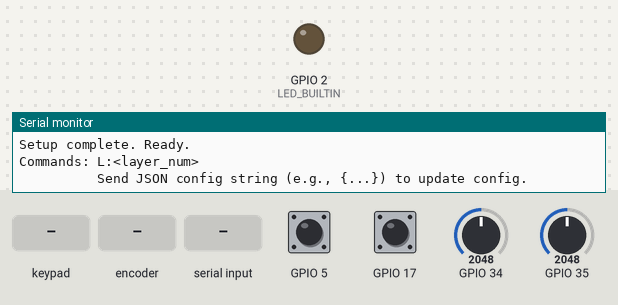
Recording of a program running on a simulated ESP32. On the bench: output pins drawn as LEDs (lit = HIGH), the last lines printed to the serial monitor. Wiring (inferred from the names in the program): 4×3 keypad with keys 1 2 3 4 5 6 7 8 9 * 0 # (labels assumed): rows GPIO 33, GPIO 32, GPIO 15, GPIO 4; columns GPIO 14, GPIO 13, GPIO 12. Dashed ring = blinking. The inputs (shaded band) are chosen by the test bench; at power-on: GPIO 34 = 2048, GPIO 5 HIGH, GPIO 17 HIGH, GPIO 35 = 2048. Storage starts empty; pins used as bus, display or sensor lines are not drawn.

Above: at 1.2 s.
1.3 s: keypad keys 1 3 1 2 1 4 pressed 0.4 s apart
At 1.42 s:
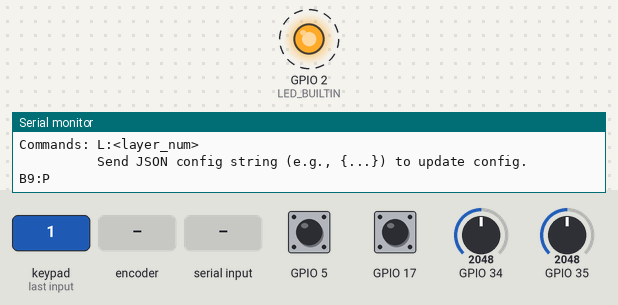
5.2 s: GPIO 34 set to 2866
6.7 s: rotary encoder on GPIO 17 / GPIO 5 turned 1 step (first pin leading)
8.4 s: "{\n" received over Serial
9.9 s: "30,150\n" received over Serial
11.4 s: "L:\n" received over Serial
Timing chart, 0 to 13.9 s (numbered marks = the images above; inputs shaded):
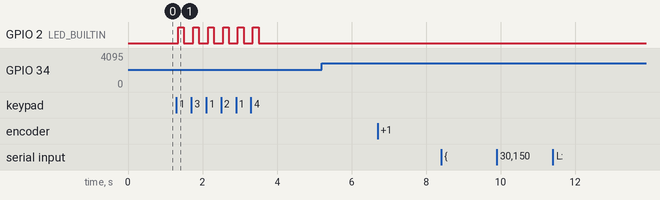

The program:

main.cpp
```cpp
// YourProjectName.ino
#include "Config.h"
#include "Layer.h"
#include "Button.h"
#include "Potentiometer.h"
#include "RotaryEncoder.h"

String serialBuffer = ""; // Buffer for incoming serial data (especially for JSON config)
bool receivingConfig = false; // Flag to indicate if we are in the middle of receiving a JSON config


void handleSerialInput() {
  while (Serial.available() > 0) {
    char incomingChar = Serial.read();
    serialBuffer += incomingChar;

    // Simple check for JSON: starts with '{', ends with '}' and try to parse
    // This assumes the JSON is sent in one go or buffered correctly.
    // A more robust solution would handle multi-line JSON input.
    if (serialBuffer.startsWith("{") && !receivingConfig) {
        receivingConfig = true;
        Serial.println("Receiving JSON config...");
    }

    if (receivingConfig) {
        // Check if the buffer seems to contain a complete JSON object
        // This is a heuristic. A proper parser would count braces.
        if (incomingChar == '}' ) { // Check for the final brace of the JSON
            // Attempt to parse the potential JSON.
            // Count open and close braces to be more robust
            int openBraces = 0;
            int closeBraces = 0;
            for (int i=0; i < serialBuffer.length(); i++) {
                if (serialBuffer.charAt(i) == '{') openBraces++;
                if (serialBuffer.charAt(i) == '}') closeBraces++;
            }

            if (openBraces > 0 && openBraces == closeBraces) {
                Serial.println("Potential JSON config received. Attempting to parse:");
                Serial.print("ACK: ");
                Serial.println(serialBuffer);
                // Create a stream from the string to pass to configManager
                // This is a bit clunky. ArduinoJson can deserialize from String directly.
                // Let's modify updateConfigFromSerial to accept a String or const char*

                // Temporarily, let's make a copy for a C-string.
                // Or better, ArduinoJson V7 can deserialize from String.
                // We'll need to modify ConfigManager::updateConfigFromSerial to accept a String.
                // For now, let's assume a simpler direct call if Serial was the stream:
                // configManager.updateConfigFromSerial(Serial); // if we buffered perfectly.
                // Since we are buffering into `serialBuffer`, we need a way to feed this.
                // The easiest is if updateConfigFromSerial can take a String.
                // For now, let's simplify and assume the JSON is sent in one line
                // and the next part of the if/else handles it if it's not a layer command.
                // This part will be handled in the else if below
            }
        }
    }


    // Process complete lines (for L: commands or single-line JSON)
    if (incomingChar == '\n') {
      serialBuffer.trim(); // Remove newline and any whitespace

      if (serialBuffer.startsWith("L:")) {
        int layer = serialBuffer.substring(2).toInt();
        if (layer > 0) {
          layerManager.setCurrentLayer(layer);
        } else {
          Serial.println("Invalid layer number.");
        }
        receivingConfig = false; // Not a config
      } else if (serialBuffer.startsWith("{") && serialBuffer.endsWith("}")) {
        Serial.println("JSON config string detected. Processing...");
        // Create a custom stream wrapper for the String
        class StringStream : public Stream {
          private:
            String _str;
            int _pos;
          public:
            StringStream(const String& s) : _str(s), _pos(0) {}
            virtual int available() { return _str.length() - _pos; }
            virtual int read() { return _pos < _str.length() ? _str.charAt(_pos++) : -1; }
            virtual int peek() { return _pos < _str.length() ? _str.charAt(_pos) : -1; }
            virtual void flush() {} // No-op
            virtual size_t write(uint8_t c) { return 0; } // Not used for reading
        };
        StringStream jsonStream(serialBuffer);
        configManager.updateConfigFromSerial(jsonStream); // This will restart if successful
        // If it failed, it won't restart, so we might want to clear buffer or give feedback
      } else if (!serialBuffer.isEmpty()) {
        Serial.print("Unknown command: ");
        Serial.println(serialBuffer);
      }
      serialBuffer = ""; // Clear buffer for next command
      receivingConfig = false; // Reset config receiving flag
    }
  }
}


void setup() {
  Serial.begin(115200);
  while (!Serial); // Wait for serial connection
  Serial.println("\nBooting up...");

  configManager.begin(); // Loads or creates default config from LittleFS
  layerManager.begin(configManager.getMaxLayers()); // Initialize layer manager with max layers from config

  // Setup peripherals - they will use the global configManager
  if(configManager.areButtonsEnabled()) button.setup();
  if(configManager.arePotentiometersEnabled()) potentiometer.setup();
  if(configManager.areRotaryEncodersEnabled()) rotary.setup();

  Serial.println("Setup complete. Ready.");
  Serial.println("Commands: L:<layer_num>");
  Serial.println("          Send JSON config string (e.g., {...}) to update config.");
}

void loop() {
  handleSerialInput();

  int currentLayer = layerManager.getCurrentLayer(); // Ambil layer saat ini

  if(configManager.areButtonsEnabled()) button.update(currentLayer);
  // PERBAIKAN: Kirim currentLayer ke update()
  if(configManager.arePotentiometersEnabled()) potentiometer.update(currentLayer);
  // PERBAIKAN: Kirim currentLayer ke update()
  if(configManager.areRotaryEncodersEnabled()) rotary.update(currentLayer);

  // delay(1); // Opsional
}
```

Button.cpp
```cpp
// Button.cpp
#include "Button.h"
#include "Config.h"   // To get pin configurations and counts
#include "Layer.h"    // Not strictly needed here if layer is passed to update()

// Define static members
bool Button::previousKeyStates[MAX_BUTTON_ROWS][MAX_BUTTON_COLS];
unsigned long Button::lastDebounceTime[MAX_BUTTON_ROWS][MAX_BUTTON_COLS];
bool Button::debouncingKeyState[MAX_BUTTON_ROWS][MAX_BUTTON_COLS];

// LED_BUILTIN is now managed by ConfigManager, but for simplicity we'll keep this define if not set elsewhere
#ifndef LED_BUILTIN
#define LED_BUILTIN 2 // Default for many ESP32 dev boards
#endif

void Button::setup() {
  if (!configManager.areButtonsEnabled()) {
    Serial.println("Buttons module disabled in config.");
    activeRows = 0; // Mark as inactive
    activeCols = 0;
    return;
  }

  activeRows = configManager.getNumButtonRows();
  activeCols = configManager.getNumButtonCols();
  configuredDebounceDelay = configManager.getButtonDebounceDelay();

  if (activeRows == 0 || activeCols == 0) {
    Serial.println("Button rows or cols are zero in config. Disabling buttons.");
    activeRows = 0; // Ensure fully disabled
    return;
  }

  Serial.print("Button setup: Rows="); Serial.print(activeRows);
  Serial.print(", Cols="); Serial.println(activeCols);

  pinMode(configManager.getLedBuiltinPin(), OUTPUT);
  digitalWrite(configManager.getLedBuiltinPin(), LOW);

  for (byte r = 0; r < activeRows; r++) {
    pinMode(configManager.getButtonRowPin(r), OUTPUT);
    digitalWrite(configManager.getButtonRowPin(r), HIGH);
  }

  for (byte c = 0; c < activeCols; c++) {
    pinMode(configManager.getButtonColPin(c), INPUT_PULLUP);
  }

  for (byte r = 0; r < MAX_BUTTON_ROWS; r++) { // Initialize full static arrays
    for (byte c = 0; c < MAX_BUTTON_COLS; c++) {
      previousKeyStates[r][c] = false;
      lastDebounceTime[r][c] = 0;
      debouncingKeyState[r][c] = false;
    }
  }
  Serial.println("Buttons initialized.");
}

void Button::update(int currentLayer) {
  if (activeRows == 0 || activeCols == 0 || !configManager.areButtonsEnabled()) {
    return; // Not configured or disabled
  }

  bool anyKeyPressedThisScan = false;
  const byte* rowPins = configManager.getButtonRowPins();
  const byte* colPins = configManager.getButtonColPins();

  for (byte r = 0; r < activeRows; r++) {
    digitalWrite(rowPins[r], LOW);
    delayMicroseconds(10); // Increased slightly for stability

    for (byte c = 0; c < activeCols; c++) {
      bool currentPhysicalState = (digitalRead(colPins[c]) == LOW);

      if (currentPhysicalState != debouncingKeyState[r][c]) {
        lastDebounceTime[r][c] = millis();
        debouncingKeyState[r][c] = currentPhysicalState;
      }

      if ((millis() - lastDebounceTime[r][c]) > configuredDebounceDelay) {
        if (debouncingKeyState[r][c] != previousKeyStates[r][c]) {
          previousKeyStates[r][c] = debouncingKeyState[r][c];

          // Layered Key ID calculation
          int baseKeyID = (r * activeCols) + c + 1;
          int totalKeysPerLayer = activeRows * activeCols;
          int finalKeyID = baseKeyID + ((currentLayer - 1) * totalKeysPerLayer);

          Serial.print("B"); // Changed from K to B
          Serial.print(finalKeyID);
          Serial.print(":");
          Serial.println(previousKeyStates[r][c] ? "P" : "R"); // P for Pressed, R for Released
        }
      }

      if (previousKeyStates[r][c]) {
        anyKeyPressedThisScan = true;
      }
    }
    digitalWrite(rowPins[r], HIGH);
  }
  digitalWrite(configManager.getLedBuiltinPin(), anyKeyPressedThisScan ? HIGH : LOW);
  // Consider removing or reducing this delay if it impacts responsiveness of other components
  // delay(5); // This was in the original code, might be too long for a main loop
}

// Global instance
Button button;
```

Button.h
```cpp
// Button.h
#ifndef BUTTON_H
#define BUTTON_H

#include <Arduino.h>
#include "Config.h" // For MAX_BUTTON_ROWS, MAX_BUTTON_COLS

class Button {
public:
  void setup(); // Will use ConfigManager
  void update(int currentLayer); // Pass current layer for ID calculation

private:
  // These are no longer static const, they'll be set from ConfigManager
  // Static members for state arrays, sized by maximums
  // We keep them static because there's one global Button instance managing the physical matrix
  static bool previousKeyStates[MAX_BUTTON_ROWS][MAX_BUTTON_COLS];
  static unsigned long lastDebounceTime[MAX_BUTTON_ROWS][MAX_BUTTON_COLS];
  static bool debouncingKeyState[MAX_BUTTON_ROWS][MAX_BUTTON_COLS];

  // Actual number of rows/cols used, from config
  byte activeRows;
  byte activeCols;
  unsigned long configuredDebounceDelay;
  // Pin arrays will be accessed via ConfigManager
};

extern Button button;

#endif
```

Layer.cpp
```cpp
// Layer.cpp
#include "Layer.h"
#include "Config.h" // To potentially get max layers if not passed

LayerManager::LayerManager() : currentLayer(1), maxLayers(1) {}

void LayerManager::begin(int maxConfiguredLayers) {
    maxLayers = (maxConfiguredLayers > 0) ? maxConfiguredLayers : 1;
    currentLayer = 1; // Always start at layer 1
    Serial.print("LayerManager initialized. Max layers: ");
    Serial.println(maxLayers);
}

bool LayerManager::setCurrentLayer(int layer) {
  if (layer > 0 && layer <= maxLayers) {
    currentLayer = layer;
    Serial.print("Layer changed to: ");
    Serial.println(currentLayer);
    return true;
  }
  Serial.print("Invalid layer requested: ");
  Serial.println(layer);
  return false;
}

int LayerManager::getCurrentLayer() const {
  return currentLayer;
}

int LayerManager::getMaxLayers() const {
    return maxLayers;
}

LayerManager layerManager; // Global instance
```

Layer.h
```cpp
// Layer.h
#ifndef LAYER_H
#define LAYER_H

#include <Arduino.h>

class LayerManager {
public:
  LayerManager();
  void begin(int maxConfiguredLayers);
  bool setCurrentLayer(int layer);
  int getCurrentLayer() const;
  int getMaxLayers() const;

private:
  int currentLayer;
  int maxLayers;
};

extern LayerManager layerManager;

#endif
```

Potentiometer.cpp
```cpp
// Potentiometer.cpp
#include "Potentiometer.h"
#include "Config.h" // To get pin configurations and parameters

// Static member definitions
float PotManager::smoothedValue[MAX_POTENTIOMETERS];
int PotManager::lastReportedValue[MAX_POTENTIOMETERS];

void PotManager::setup() {
  if (!configManager.arePotentiometersEnabled()) {
    Serial.println("Potentiometers module disabled in config.");
    activePots = 0;
    return;
  }

  activePots = configManager.getNumPots();
  configuredAlpha = configManager.getPotAlpha();
  configuredReportThreshold = configManager.getPotReportThreshold();

  if (activePots == 0) {
    Serial.println("Number of potentiometers is zero. Disabling potentiometers.");
    return;
  }
  Serial.print("Potentiometer setup: Count="); Serial.println(activePots);

  for (uint8_t i = 0; i < activePots; i++) {
    pinMode(configManager.getPotPin(i), INPUT);
    int initial = analogRead(configManager.getPotPin(i));
    smoothedValue[i] = initial;
    lastReportedValue[i] = initial;
  }
  Serial.println("Potentiometers initialized.");
}

// PERBAIKAN: Ubah signature dan tambahkan logika layer
void PotManager::update(int currentLayer) {
  if (activePots == 0 || !configManager.arePotentiometersEnabled()) {
    return; // Not configured or disabled
  }

  for (uint8_t i = 0; i < activePots; i++) {
    int raw = analogRead(configManager.getPotPin(i));

    smoothedValue[i] = (configuredAlpha * raw) + ((1.0 - configuredAlpha) * smoothedValue[i]);
    int rounded = round(smoothedValue[i]);

    if (abs(rounded - lastReportedValue[i]) >= configuredReportThreshold) {
      // PERBAIKAN: Kalkulasi ID Potensiometer dengan Layer
      int basePotID = i + 1; // ID dasar (1-based)
      int totalPotsPerLayer = activePots; // Sama dengan configManager.getNumPots()
      int finalPotID = basePotID + ((currentLayer - 1) * totalPotsPerLayer);

      Serial.print("P"); // Tetap P
      Serial.print(finalPotID); // Gunakan ID yang sudah dilayer
      Serial.print(":");
      Serial.println(rounded);
      lastReportedValue[i] = rounded;
    }
  }
}

PotManager potentiometer; // Global instance
```

Potentiometer.h
```cpp
// Potentiometer.h
#ifndef POTENTIOMETER_H
#define POTENTIOMETER_H

#include <Arduino.h>
#include "Config.h" // For MAX_POTENTIOMETERS

class PotManager {
public:
  void setup(); // Will use ConfigManager
  void update(int currentLayer); // <--- TAMBAHKAN parameter currentLayer

private:
  // Actual number of sliders used, from config
  byte activePots;
  float configuredAlpha;
  int configuredReportThreshold;

  // State arrays, sized by maximums
  // Kept static as there's one global PotManager instance
  static float smoothedValue[MAX_POTENTIOMETERS];
  static int lastReportedValue[MAX_POTENTIOMETERS];
};

extern PotManager potentiometer;

#endif
```

RotaryEncoder.cpp
```cpp
// RotaryEncoder.cpp
#include "RotaryEncoder.h"
#include "Config.h" // To get pin configurations and counts

// Static member definition
int RotaryManager::lastStateA[MAX_ROTARY_ENCODERS];

void RotaryManager::setup() {
  if (!configManager.areRotaryEncodersEnabled()) {
    Serial.println("Rotary Encoders module disabled in config.");
    activeEncoders = 0;
    return;
  }
  activeEncoders = configManager.getNumEncoders();
  if (activeEncoders == 0) {
    Serial.println("Number of rotary encoders is zero. Disabling rotary encoders.");
    return;
  }
  Serial.print("Rotary Encoder setup: Count="); Serial.println(activeEncoders);

  for (uint8_t i = 0; i < activeEncoders; i++) {
    pinMode(configManager.getEncoderPinA(i), INPUT_PULLUP);
    pinMode(configManager.getEncoderPinB(i), INPUT_PULLUP);
    lastStateA[i] = digitalRead(configManager.getEncoderPinA(i));
  }
  Serial.println("Rotary Encoders initialized.");
}

// PERBAIKAN: Ubah signature dan tambahkan logika layer
void RotaryManager::update(int currentLayer) {
  if (activeEncoders == 0 || !configManager.areRotaryEncodersEnabled()) {
    return; // Not configured or disabled
  }

  for (uint8_t i = 0; i < activeEncoders; i++) {
    int currentStateA = digitalRead(configManager.getEncoderPinA(i));

    if (currentStateA != lastStateA[i]) {
      if (currentStateA == LOW) {
        int stateB = digitalRead(configManager.getEncoderPinB(i));

        // PERBAIKAN: Kalkulasi ID Encoder dengan Layer
        int baseEncoderID = i + 1; // ID dasar (1-based)
        int totalEncodersPerLayer = activeEncoders; // Sama dengan configManager.getNumEncoders()
        int finalEncoderID = baseEncoderID + ((currentLayer - 1) * totalEncodersPerLayer);

        Serial.print("R");
        Serial.print(finalEncoderID); // Gunakan ID yang sudah dilayer
        Serial.print(":");
        Serial.println(stateB == HIGH ? "CW" : "CCW");
      }
    }
    lastStateA[i] = currentStateA;
  }
}

// Global instance
RotaryManager rotary;
```

RotaryEncoder.h
```cpp
// RotaryEncoder.h
#ifndef ROTARY_ENCODER_H
#define ROTARY_ENCODER_H

#include <Arduino.h>
#include "Config.h" // For MAX_ROTARY_ENCODERS

class RotaryManager {
public:
  void setup(); // Will use ConfigManager
  void update(int currentLayer); // <--- TAMBAHKAN parameter currentLayer

private:
  byte activeEncoders; // Actual number of encoders used, from config
  // State array, sized by maximums
  // Kept static as there's one global RotaryManager instance
  static int lastStateA[MAX_ROTARY_ENCODERS];
};

extern RotaryManager rotary;

#endif
```

Source omitted: Config.cpp (10717 bytes), Config.h (3215 bytes)

Measured:
- after the input at 1.3 s, GPIO 2 (LED_BUILTIN): alternates HIGH for 0.15 s and LOW for 0.25 s, 12 changes in all, then stays LOW, starting after 0.05 s
